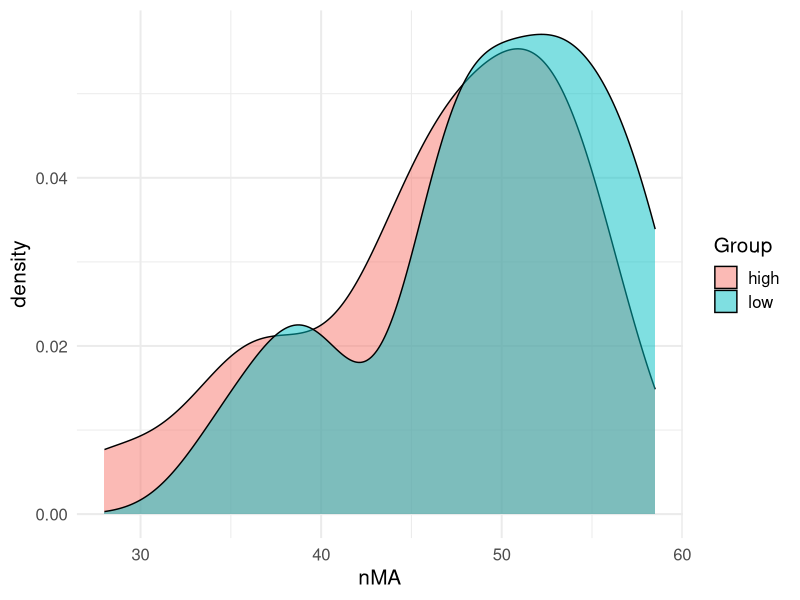

Write the R code that produced this figure. (Note: this script raises an error after producing the figure.)
## ---- chunk 1
library(knitr) # for include_graphics() 
library(dplyr)
library(forcats)
library(ggplot2)
## ---- chunk 2
library(knitr) # for include_graphics() 
library(dplyr)
library(forcats)
library(readr)
library(ggplot2)
library(broom) 
library(tidyr)
library(ggplot2)
library(tibble)
## ---- chunk 3
nMA<- c(34.5, 37.5, 39.5, 40,45.5, 47,47,47.5,48.7, 49, 51,51,52,53,54,54,55,56.5,57,58.5,58.5,28,35,37,37,43.5,44,45.5,46,48,48.3,48.7,51,52,53,53,54,54,55)
Group<-c((rep("low",21)),rep("high",18))

pku <- data.frame(Group,nMA)
head(pku)
## ---- chunk 4
group_by(pku,Group) %>%
  summarise(
    count = n(),
    median = median(nMA, na.rm = TRUE),
    IQR = IQR(nMA, na.rm = TRUE)
  )
## ---- chunk 5
ggplot(pku, aes(x = nMA)) + 
  geom_density(aes(fill = Group), alpha = 0.5) +
  theme_minimal(base_size = 15)
## ---- chunk 6
wilcox.test(nMA ~ Group, data=pku,paired=F)
## ---- chunk 7
# Read CSV into R
nhanes <- read.csv(file="nhanes.csv", header=TRUE, sep=",")
names(nhanes)
## ---- chunk 8
boxplot(bmxht~gender,data=nhanes, main="Height in cm by gender")
malesht <- nhanes$bmxht[nhanes$gender=="Male"]
femalesht <- nhanes$bmxht[nhanes$gender=="Female"]
## ---- chunk 9
ggplot(nhanes, aes(x = bmxht)) + 
  geom_density(aes(fill=gender), alpha=0.1) +
  theme_minimal(base_size = 15)
## ---- chunk 10
t.test(malesht, femalesht, paired=F)
## ---- chunk 11
wilcox.test(malesht,femalesht,paired=F)
## ---- chunk 12
Change<-c(12,13,-2,-1,10,-3,-1,13,-1,-2,20,28,0)
test1<-c(65,87,77,90,70,84,92,83,85,91,68,72,81)
test2<-c(77,100,75,89,80,81,91,96,84,89,88,100,81)
prepost<-data.frame(Change,test1,test2)
## ---- chunk 13
ggplot(prepost) + 
  geom_density(aes(test1), col="blue") +
  geom_density(aes(test2), col="green") +
  theme_minimal(base_size = 15)
## ---- chunk 14
2*pnorm(-1.412)
## ---- chunk 15
wilcox.test(test1,test2,paired=T, correct=FALSE)
## ---- chunk 16
t.test(test1,test2,paired=TRUE)
## ---- chunk 17
hist(Change)
## ---- chunk 18
##students you could tinker with this code to see what happens if you add outliers, or shift the outcomes for a group
treatment <- c(rep("Group1", 4), rep("Group2", 5), rep("Group3", 6), rep("Group4", 7))
outcome <- c(30, 46, 99, 95,  # group1
                  3, 14, 16, 41, 47, #group2
                  5, 4, 4, 4, 10, 9, #group3
                  24, 30, 43, 51, 62, 32, 96 ) #group4 

KW_data <- data.frame(treatment, outcome)
kruskal.test(outcome~ treatment, data=KW_data)
